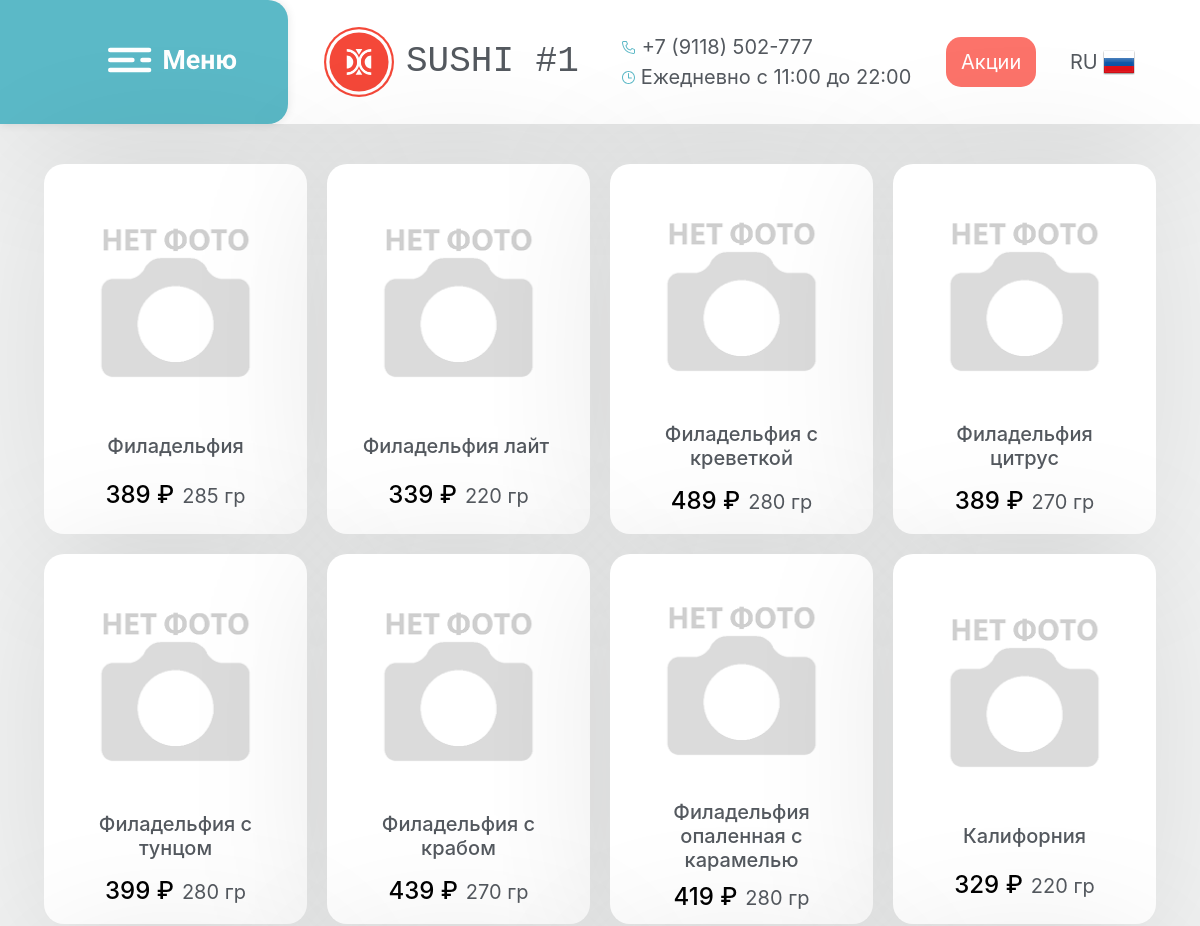
The page /category/1 (upper part) on the database as committed earlier.
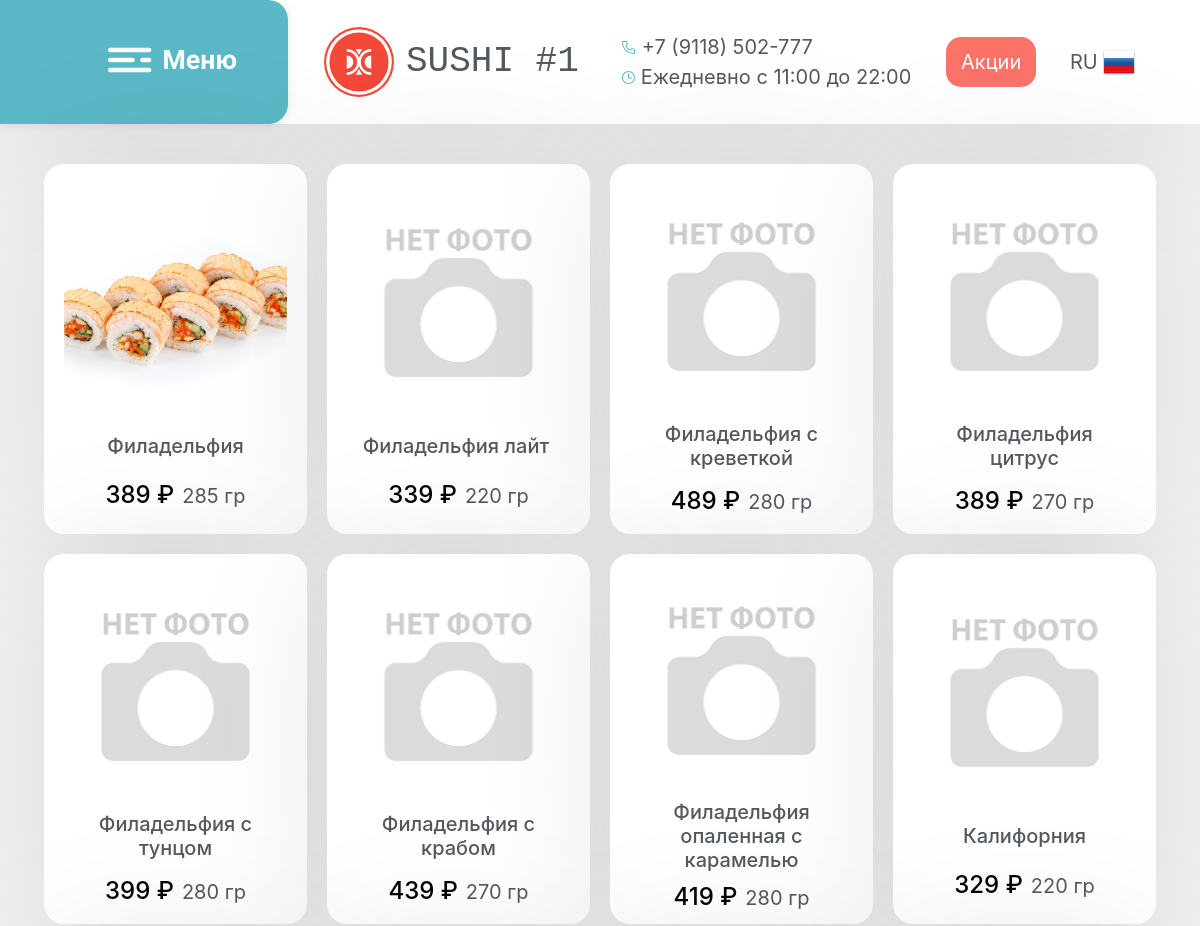
The same page on the database as committed later.
### index.py (models this page shows)
class Food(db.Model):
    id = db.Column(db.Integer, primary_key=True)
    name = db.Column(db.String, nullable=False)
    price = db.Column(db.String, nullable=False)
    weight = db.Column(db.String, nullable=False)
    description = db.Column(db.String, nullable=False)
    filename = db.Column(db.String, default="-1.png")

### index.py (the view)
@app.route("/category/<int:category_id>")
def show_category(category_id):
    category = db.session.query(Categories).filter_by(id=category_id).first_or_404()
    foods_ids = json.loads(category.food_list)
    food_list = db.session.query(Food).filter(Food.id.in_(foods_ids)).all()
    return render_template("category.html", food_list=food_list, category_name=category.name)

### templates/category.html (shortened to what this page needs)
{% extends 'base.html' %}
{% block body %}
<main>
<div class="default-screen">
    {% for i in range(0, food_list|length // 4 + (1 if food_list|length % 4 != 0 else 0)) %}
	<section class="row-objects" style="width: 100%; justify-content: center;">
		{% for j in range(0, 4) %}
		{% if i*4+j < food_list|length %}
			<div class="list-object list-object-parent" onClick="document.location='/meal/{{ food_list[i*4+j].id }}'">
				<div class="list-object-category" style="background-image: url('..//static/media/food/{{food_list[i*4+j].filename}}');"></div>
				<div style="max-width: 80%;"> <h5> {{ food_list[i*4+j].name }} </h5> </div>
				<div style="margin-left: 0em; display: flex; flex-direction: raw;">
					<div style="color: #000; margin-right: 8px;"> <h4> {{ food_list[i*4+j].price }} &#x20bd; </h4> </div>
					<span style="display: flex; align-items: flex-end; margin-bottom: 8px;"> <h7 >{{ food_list[i*4+j].weight }} гр </h7> </span>
				</div>
			</div>
		{% endif %}
		{% endfor %}
	</section>
	{% endfor %}
</div>
</main>
{% endblock %}

### templates/base.html (shortened to what this page needs)
<!DOCTYPE html>
<html lang="ru">
<head>
	<link rel="stylesheet" href="https://maxcdn.bootstrapcdn.com/bootstrap/4.0.0/css/bootstrap.min.css">
    <link rel="stylesheet" href="{{ url_for('static', filename='css/style.css' )}}">
    <link rel="stylesheet" href="{{ url_for('static', filename='css/adaptive.css' )}}">
	<link rel="stylesheet" id="elementor-icons-shared-0-css" href="https://gotakimi.ru/wp-content/plugins/elementor/assets/lib/font-awesome/css/fontawesome.min.css?ver=5.15.1" type="text/css" media="all">
</head>
<body>
<div class="default-header">
	<header>
		<div class="menu-button" onClick="document.location='/'" style="display: flex;">
            <img style="" width="130em" height="120em" src="../static/media/logo/menu.svg" alt="">
        </div>
		<div onClick="document.location='/'" style="display: flex; align-items: center; cursor: pointer;">
            <img style="margin-left: 3vw;" width="70px" height="70px" src="../static/media/logo/logo.svg" alt="">
        </div>
		<div onClick="document.location='/'" class="header-object def-header-object-label" style="cursor: pointer; font-family: 'Courier New'; font-size: calc(3vw * 1); width: 16vw; line-height: 30px">
			SUSHI #1
		</div>
		<div class="header-object" style="margin-left: 1vw; width: 300px; ">
			<div class="header-object-vertical" style="">
				<span>
					+7 (9118) 502-777
				</span>
				<span style="">
					Ежедневно с 11:00 до 22:00
				</span>
			</div>
		</div>
		<div class="header-object header-object-default-sales" style="display: flex; cursor: pointer;" onClick="document.location='/sales'">
            <div style="color: #fff; background-color: #fc736a; border-radius: 15px; padding: 10px 15px;">Акции</div>
        </div>
		<div class="header-object header-object-default-lang" style="display: flex; width: 60px; align-items: center; cursor: pointer; justify-content: space-evenly;">RU
            <img src="../static/media/logo/ru.png" style="padding-left: 5px;" alt="">
        </div>
	</header>
</div>
    {% block body %} {% endblock %}
</body>
</html>

### static/css/style.css (style rules this page uses)
html { height: 100%; width: 100%; }
body { background-color: #f2f3f3; color: #54595F; margin: 0; padding: 0; width: 100%; height: 100%; font-size: 20px !important; }
header { background-color: #ffffff; width: 100%; box-shadow: 0 10px 150px rgba(0,0,0,0.1); height: 6.2em; margin-bottom: 2em; align-items: center; display: flex !important; justify-content: flex-start; }
.header-object { width: 100px; padding: 0em 0em; margin: 0em 1vw; }
.header-object-vertical { display: flex; flex-direction: column; width: 300px; padding-left: 0; margin-left: 0em; margin-right: 5em; }
main { width: 65%; margin-left: auto; margin-right: auto; }
.row-objects { margin: 20px auto; display: flex; justify-content: space-evenly; align-items: center; }
.list-object { box-shadow: 0 0px 10px rgba(0,0,0,0.1); background-color: #666; min-width: 263px; width: 40vw; height: 40vw; max-height: 270px; border-radius: 20px; text-align: center; margin: 0 1vw; }
.menu-button { cursor: pointer; background-color: #5bb9c7; width: 24vw; height: 6.2em; padding-right: 50px; border-top-right-radius: 20px; border-bottom-right-radius: 20px; box-shadow: 0 0px 10px rgba(0,0,0,0.1); display: flex; justify-content: flex-end; }

### templates/category.html (style rules this page uses)
.list-object-parent { display: flex; flex-direction: column; justify-content: space-evenly; cursor: pointer; width: 30vw; height: 30vw; margin: 0 10px; min-height: 370px; max-height: 390px; background-color: #fff; box-shadow: 0 10px 150px rgba(0,0,0,0.1); align-items: center; }
.list-object-category { width: 85%; height: 90%; max-height: 200px; background-color: #fff; border-radius: 20px;  margin-left: 0; margin-right: 0; margin-top: 20px; margin-bottom: 20px; background-size: cover; background-repeat: no-repeat; background-position: center; }

Rows that differ between the two databases and show on the page:
changed Food "Филадельфия": filename: a different picture
